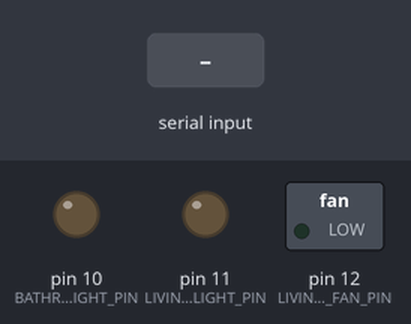
Bench run of a sketch on a simulated Arduino Uno, built with avr-gcc and run on an emulated ATmega328P. On the bench: switched loads named in the sketch (green lamp = pin HIGH), output pins drawn as LEDs (lit = HIGH). Inputs (shaded band) come from the test bench.

Above: at 1.2 s.
1.3 s: "BATHROOM_LIGHT_ON\n" received over Serial
At 2.0 s:
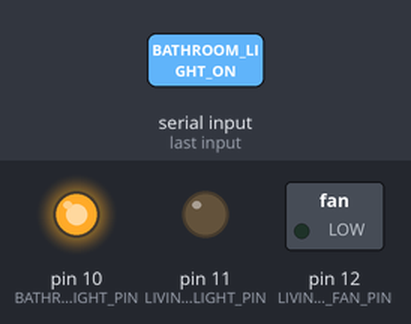
2.8 s: "LIVINGROOM_LIGHT_ON\n" received over Serial
At 3.2 s:
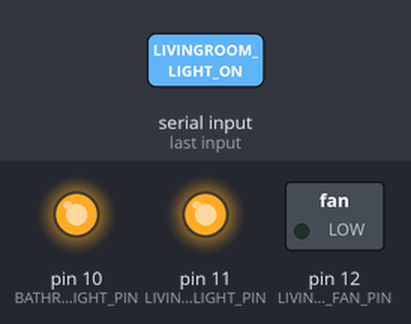
4.3 s: "BATHROOM_LIGHT_OFF\n" received over Serial
At 5.5 s:
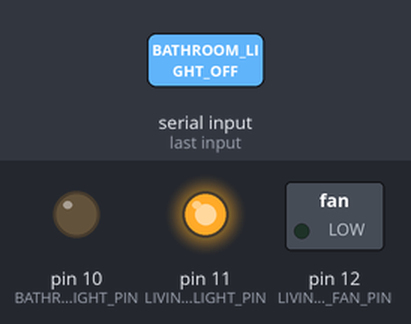
5.8 s: "LIVINGROOM_FAN_ON\n" received over Serial
At 6.7 s:
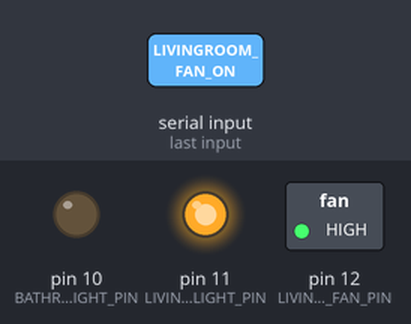
7.3 s: "LIVINGROOM_LIGHT_OFF\n" received over Serial
At 7.8 s:
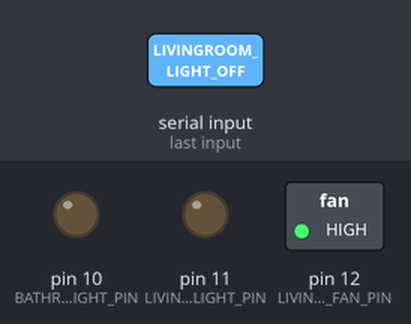
8.8 s: "LIVINGROOM_FAN_OFF\n" received over Serial
At 10.2 s:
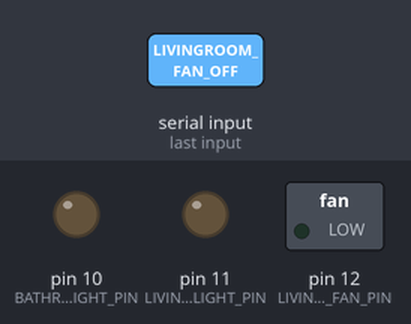
Timing chart, 0 to 11.3 s (numbered marks = the images above; inputs shaded):
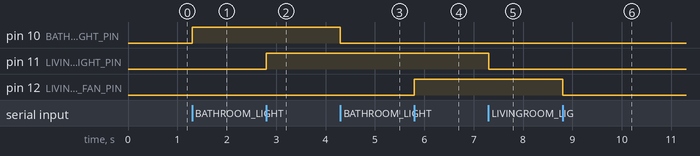

The sketch:

Home_Control.ino
```cpp
#define BATHROOM_LIGHT_PIN  10
#define LIVINGROOM_LIGHT_PIN 11
#define LIVINGROOM_FAN_PIN   12
#define IR_SENSOR_PIN        14   // IR sensor connected here

String inputString = "";
bool stringComplete = false;

void setup() {
  Serial.begin(115200);

  pinMode(BATHROOM_LIGHT_PIN, OUTPUT);
  pinMode(LIVINGROOM_LIGHT_PIN, OUTPUT);
  pinMode(LIVINGROOM_FAN_PIN, OUTPUT);
  pinMode(IR_SENSOR_PIN, INPUT);

  // Initialize all outputs to LOW
  digitalWrite(BATHROOM_LIGHT_PIN, LOW);
  digitalWrite(LIVINGROOM_LIGHT_PIN, LOW);
  digitalWrite(LIVINGROOM_FAN_PIN, LOW);

  inputString.reserve(200); // Reserve memory to store input commands
}

void loop() {
  if (stringComplete) {
    inputString.trim(); // Remove extra whitespace or newlines

    if (inputString == "BATHROOM_LIGHT_ON") {
      digitalWrite(BATHROOM_LIGHT_PIN, HIGH);
    } else if (inputString == "BATHROOM_LIGHT_OFF") {
      digitalWrite(BATHROOM_LIGHT_PIN, LOW);
    } else if (inputString == "LIVINGROOM_LIGHT_ON") {
      digitalWrite(LIVINGROOM_LIGHT_PIN, HIGH);
    } else if (inputString == "LIVINGROOM_LIGHT_OFF") {
      digitalWrite(LIVINGROOM_LIGHT_PIN, LOW);
    } else if (inputString == "LIVINGROOM_FAN_ON") {
      digitalWrite(LIVINGROOM_FAN_PIN, HIGH);
    } else if (inputString == "LIVINGROOM_FAN_OFF") {
      digitalWrite(LIVINGROOM_FAN_PIN, LOW);
    } else if (inputString == "CHECK_IR") {
      int irValue = digitalRead(IR_SENSOR_PIN);

      if (irValue == LOW) {
        Serial.println("CLOSE"); // Object detected near
      } else {
        Serial.println("FAR");   // No object near
      }
    }

    inputString = "";    // Clear the input
    stringComplete = false; // Reset the flag
  }
}

void serialEvent() {
  while (Serial.available()) {
    char inChar = (char)Serial.read();
    if (inChar == '\n') {
      stringComplete = true; // Newline indicates end of command
    } else {
      inputString += inChar;
    }
  }
}
```

Measured:
- after the input at 1.3 s, pin 10 (BATHROOM_LIGHT_PIN): LOW → HIGH at once
- after the input at 2.8 s, pin 11 (LIVINGROOM_LIGHT_PIN): LOW → HIGH at once
- after the input at 4.3 s, pin 10 (BATHROOM_LIGHT_PIN): HIGH → LOW at once
- after the input at 5.8 s, pin 12 (LIVINGROOM_FAN_PIN): LOW → HIGH at once
- after the input at 7.3 s, pin 11 (LIVINGROOM_LIGHT_PIN): HIGH → LOW at once
- after the input at 8.8 s, pin 12 (LIVINGROOM_FAN_PIN): HIGH → LOW at once
